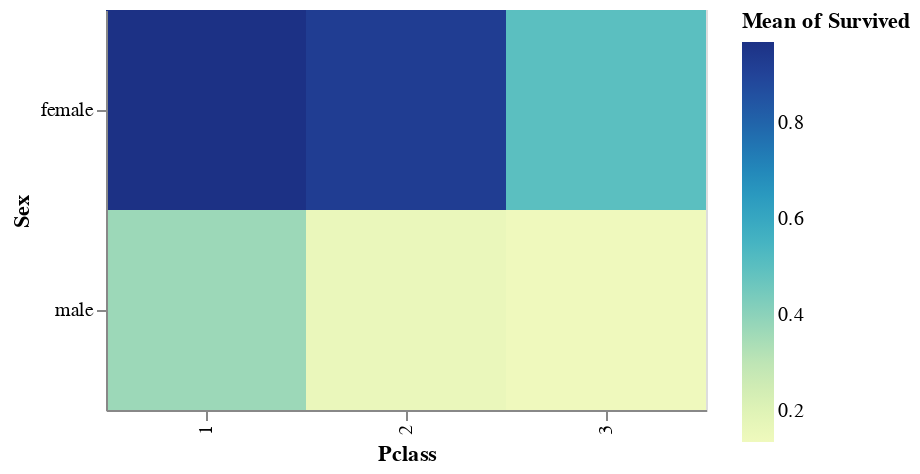

The code cell stored with this chart in its notebook:
### Markdown cell above
**Mark rectangle**

### Code cell
alt.Chart(titanic).mark_rect().encode(
    x='Pclass:O',
    y='Sex',
    color='mean(Survived)',
).properties(
    width=300,
    height=200
)

### Figure 1 — Vega-Lite specification as saved in the notebook (floating-point values rounded to 4 significant figures; data arrays with more than 128 entries replaced by an {"elided": "..."} marker saying what was removed)
{"config": {"view": {"continuousWidth": 400, "continuousHeight": 300}}, "data": {"name": "data-93290830beea3a875eeab316df346c54"}, "mark": "rect", "encoding": {"color": {"type": "quantitative", "aggregate": "mean", "field": "Survived"}, "x": {"type": "ordinal", "field": "Pclass"}, "y": {"type": "nominal", "field": "Sex"}}, "height": 200, "width": 300, "$schema": "https://vega.github.io/schema/vega-lite/v4.8.1.json", "datasets": {"data-93290830beea3a875eeab316df346c54": {"elided": "891 records"}}}
